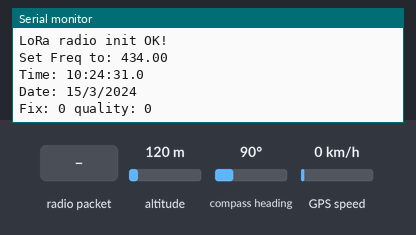
The sketch below on a simulated Arduino Mega 2560, built with avr-gcc and run on an emulated ATmega2560. Parts: the last lines printed to the serial monitor. Inputs (shaded band) come from the test bench; at power-on: altitude 120 m, compass heading 90°, GPS speed 0 km/h. The GPS gets a fix after 3 s at 37.7749, -122.4194 with 8 satellites; no radio packets arrive unless stated.

Above: at 2.4 s.
2.5 s: radio packet "1" arrives
At 5.2 s:
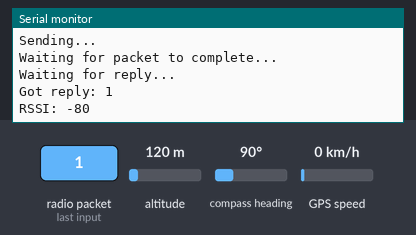
5.5 s: altitude set to 20 m
At 6.6 s:
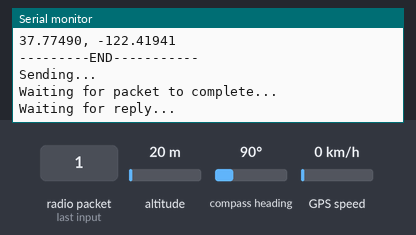
10.7 s: compass heading set to 7°
At 11.9 s:
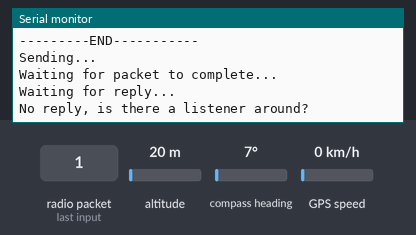
12.2 s: GPS speed set to 2 km/h
At 13.3 s:
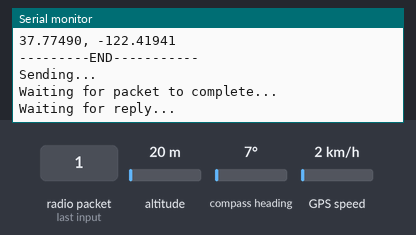
13.7 s: radio packet "0" arrives
At 15.0 s:
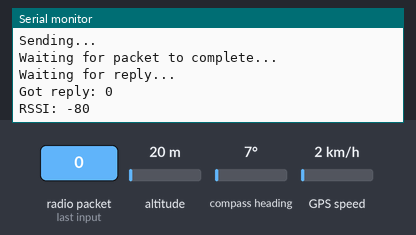
Timing chart, 0 to 16.2 s (numbered marks = the images above; inputs shaded):
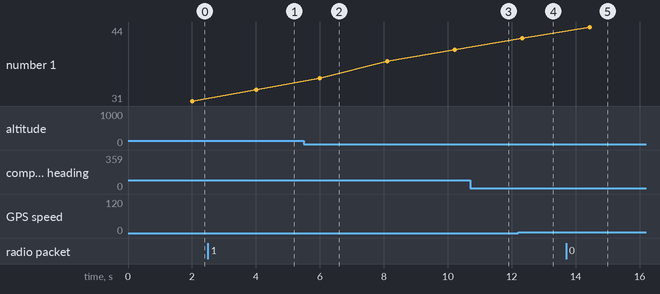

The sketch:

GPSsendEx2.ino
```cpp
//attempt to read and send GPS data
//code from https://forums.adafruit.com/viewtopic.php?f=31&t=96028
//(wasn't working there)

#include <Adafruit_GPS.h>
#include <SPI.h>
#include <RH_RF95.h>

// what's the name of the hardware serial port?
#define GPSSerial Serial1
#define RFM95_CS 8
#define RFM95_RST 4
#define RFM95_INT 3
#define RF95_FREQ 434.0

// Connect to the GPS on the hardware port
Adafruit_GPS GPS(&GPSSerial);

// Singleton instance of the radio driver
RH_RF95 rf95(RFM95_CS, RFM95_INT);


#define GPSECHO false

uint32_t timer = millis();

#define PAYLOAD_SIZE 8

struct SEND_DATA_STRUCTURE
{
  int blinks;
  int pause;

  char data[2];
};

//give a name to the group of data
SEND_DATA_STRUCTURE mydata;

//GPS data
  char buf1[8]; //transmit buffer
  float tdata[2]; //sample data
  float junk[2]={0};  //another float array


////////////////////////////////////////////////////////
void setup()
{
  //while (!Serial);  // uncomment to have the sketch wait until Serial is ready
  pinMode(RFM95_RST, OUTPUT);
  digitalWrite(RFM95_RST, HIGH);

  // connect at 115200 so we can read the GPS fast enough and echo without dropping chars
  // also spit it out
  Serial.begin(115200);
  delay(100);
  Serial.println("Adafruit GPS library basic test!");

  // 9600 NMEA is the default baud rate for Adafruit MTK GPS's- some use 4800
  GPS.begin(9600);
  delay(100);
  // uncomment this line to turn on RMC (recommended minimum) and GGA (fix data) including altitude
  GPS.sendCommand(PMTK_SET_NMEA_OUTPUT_RMCGGA);

  GPS.sendCommand(PMTK_SET_NMEA_UPDATE_1HZ); // 1 Hz update rate

  // Request updates on antenna status, comment out to keep quiet
  GPS.sendCommand(PGCMD_ANTENNA);


    // manual reset
  digitalWrite(RFM95_RST, LOW);
  delay(10);
  digitalWrite(RFM95_RST, HIGH);
  delay(10);

  while (!rf95.init())
  {
    Serial.println("LoRa radio init failed");
    while (1);
  }
  Serial.println("LoRa radio init OK!");
    // Defaults after init are 434.0MHz, modulation GFSK_Rb250Fd250, +13dbM
  if (!rf95.setFrequency(RF95_FREQ)) {
    Serial.println("setFrequency failed");
    while (1);
  }
  Serial.print("Set Freq to: "); Serial.println(RF95_FREQ);

  rf95.setTxPower(23, false);

  delay(1000);

  // Ask for firmware version
  GPSSerial.println(PMTK_Q_RELEASE);
}
///////////////////////////////////////////////////////
void loop() // run over and over again
{
GPSstuff();

/////////// THE GPS PART


//radioStuff();
/////////// THE RADIO PART


}
//////////////////////////////////////////////////
void GPSstuff(){
  // read data from the GPS in the 'main loop'
  char c = GPS.read();
  // if you want to debug, this is a good time to do it!
  if (GPSECHO)
    if (c) Serial.print(c);
  // if a sentence is received, we can check the checksum, parse it...
  if (GPS.newNMEAreceived())
  {

    if (!GPS.parse(GPS.lastNMEA())) // this also sets the newNMEAreceived() flag to false
      return; // we can fail to parse a sentence in which case we should just wait for another
  }
  // if millis() or timer wraps around, we'll just reset it
  if (timer > millis())
    timer = millis();

  // approximately every 2 seconds or so, print out the current stats
  if (millis() - timer > 2000)
  {
    timer = millis(); // reset the timer
    Serial.print("\nTime: ");
    Serial.print(GPS.hour, DEC); Serial.print(':');
    Serial.print(GPS.minute, DEC); Serial.print(':');
    Serial.print(GPS.seconds, DEC); Serial.print('.');
    Serial.println(GPS.milliseconds);
    Serial.print("Date: ");
    Serial.print(GPS.day, DEC); Serial.print('/');
    Serial.print(GPS.month, DEC); Serial.print("/20");
    Serial.println(GPS.year, DEC);
    Serial.print("Fix: "); Serial.print((int)GPS.fix);
    Serial.print(" quality: "); Serial.println((int)GPS.fixquality);

if (GPS.fix)
{

//  char buf1[8]; //transmit buffer
//  tdata={GPS.latitudeDegrees,GPS.longitudeDegrees}; //sample data
  tdata[0]=GPS.latitudeDegrees; //sample data
  tdata[1]=GPS.longitudeDegrees; //sample data

//  junk={0};  //another float array

  memcpy(buf1,tdata,sizeof(tdata)); //copy float data to buf[]

  memcpy(junk,buf1,sizeof(buf1)); //copy buf[] to second float array

Serial.print("Location: ");
      Serial.print(GPS.latitude, 4); Serial.print(GPS.lat);
      Serial.print(", ");
      Serial.print(GPS.longitude, 4); Serial.println(GPS.lon);
      Serial.print("Speed (knots): "); Serial.println(GPS.speed);
      Serial.print("Angle: "); Serial.println(GPS.angle);
      Serial.print("Altitude: "); Serial.println(GPS.altitude);
      Serial.print("Satellites: "); Serial.println((int)GPS.satellites);

      Serial.println("My Location: ");
    Serial.print(junk[0],5);
    Serial.print(", ");
    Serial.println(junk[1],5);


    Serial.println("---------END-----------");

//THE RADIO PART NEEDS TO BE IN THE GPS PART FOR SOME REASON???????
//possibly a timer thing...
//except now it keep always getting the same GPS values, not new ones. :(
      radioStuff();
}
  }
}

//// PUTTING IT IN A FUNCTION SEEMS TO MESS IT ALL UP!!
/////////////////////////////////////////////////
void radioStuff(){

  Serial.println("Sending..."); delay(10);
  //rf95.send((uint8_t *)radiopacket, 20);
  rf95.send((uint8_t *)junk, sizeof(junk));

  Serial.println("Waiting for packet to complete..."); delay(10);
  rf95.waitPacketSent();
  // Now wait for a reply
  uint8_t buf[RH_RF95_MAX_MESSAGE_LEN];
  uint8_t len = sizeof(buf);


  Serial.println("Waiting for reply..."); delay(10);
  if (rf95.waitAvailableTimeout(1000))
  {
    // Should be a reply message for us now
    if (rf95.recv(buf, &len))
   {
      Serial.print("Got reply: ");
      Serial.println((char*)buf);
      Serial.print("RSSI: ");
      Serial.println(rf95.lastRssi(), DEC);
    }
    else
    {
      Serial.println("Receive failed");
    }
  }
  else
  {
    Serial.println("No reply, is there a listener around?");
  }
  delay(1000);
}
```

Measured:
- after the input at 2.5 s, the serial monitor: prints a new line after 1.6 s (image 1)
- after the input at 12.2 s, the serial monitor: prints a new line after 0.15 s (image 4)
- after the input at 13.7 s, the serial monitor: prints a new line after 0.85 s (image 5)
